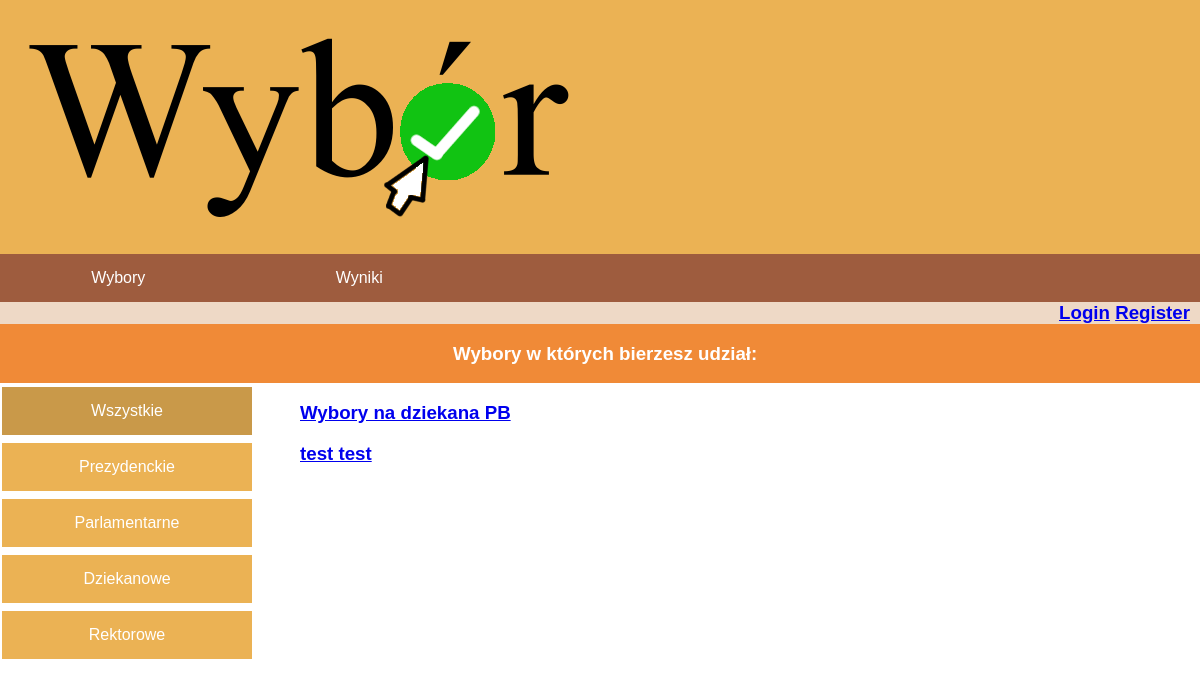
Screenshot of /wyniki/ with the database file from the repository.
### base/models.py (models this page shows, shortened)
class TypWyborow(models.Model):
    typ = models.CharField(max_length=40, unique=True)
    class Meta:
        verbose_name_plural = 'Typy Wyborów'

class Wybory(models.Model):
    nazwa = models.CharField(max_length=255)
    typ = models.ForeignKey(TypWyborow, on_delete=models.CASCADE)
    data_rozpoczecia = models.DateTimeField(default=timezone.now)
    data_zakonczenia = models.DateTimeField(default=timezone.now)
    czy_aktywne = models.BooleanField(default=True)
    class Meta:
        verbose_name_plural = 'Wybory'

### base/views.py (the view)
# urls.py: path('wyniki/', views.wyniki, name='wyniki'),
def wyniki(request):
    q = request.GET.get('q')
    if q == None:
        q = ''
    wybory = Wybory.objects.filter(data_zakonczenia__lte=datetime.datetime.now())
    if q != '':
        wybory = wybory.filter(typ__typ=q)  # filtrowanie po przyciskach
    typy = TypWyborow.objects.all()
    context = {
        'wybory': wybory,
        'typy': typy,
        'wybrany': q,
    }
    return render(request, 'base/wyniki.html', context)

### base/templates/base/wyniki.html (shortened to what this page needs)
{% extends 'main.html' %}
{% block content %}
    {% load static %}
    <link rel="stylesheet" type="text/css" href="{% static 'base/style.css' %}">
     <div class="home-container1">
    <h3 style="color:white;text-align:center;">&nbsp;&nbsp;Wybory w których bierzesz udział:</h3>
    </div>
    <div class="home-container">
        <div>
            <div>
                <a href="{% url 'wyniki' %}?q={{ typ.typ }}">
                    {%  if wybrany == "" %}
                    <button class="button button1 selected">Wszystkie</button>
                    {%  else %}
                    <button class="button button1 ">Wszystkie</button>
                    {% endif %}
                </a>
            </div>
            {% for typ in typy %}
                <div>
                    <a href="{% url 'wyniki' %}?q={{ typ.typ }}">
                        {%  if wybrany ==  typ.typ  %}
                    <button class="button button1 selected">{{ typ.typ }}</button>
                    {%  else %}
                    <button class="button button1 ">{{ typ.typ }}</button>
                    {% endif %}
                    </a>
                </div>
            {% endfor %}
        </div>
    <div>
    {% for wybor in wybory %}
        <h3>
            <a href="{{ wybor.id }}">{{ wybor.nazwa }}</a>
        </h3>
    {% endfor %}
    </div>
    </div>
{% endblock %}

### base/static/base/style.css (style rules this page uses)
.home-container { display: grid; grid-template-columns: 1fr 3fr; }
.button { border: none; color: white; padding: 15px 32px; text-align: center; text-decoration: none; display: inline-block; font-size: 16px; margin: 4px 2px; cursor: pointer; }
.button1 { background-color: #4CAF50; }

### templates/main.html (style rules this page uses)
body { background-color:white; margin: 0; padding: 0; font-family: Arial; }

### base/templates/base/wyniki.html (style rules this page uses)
.button { border: none; color: white; padding: 15px 32px; text-align: center; text-decoration: none; display: inline-block; font-size: 16px;width: 250px; margin: 4px 2px; cursor: pointer; }
.button1 { background-color: #EBB254; }
.selected { background-color: #c99949; }
.home-container1 { display: grid; background-color: #f08a37; }

### rows the page displays
TypWyborow: typ "Prezydenckie"
TypWyborow: typ "Parlamentarne"
TypWyborow: typ "Dziekanowe"
TypWyborow: typ "Rektorowe"
Wybory: nazwa "Wybory na dziekana PB"
Wybory: nazwa "test test"
